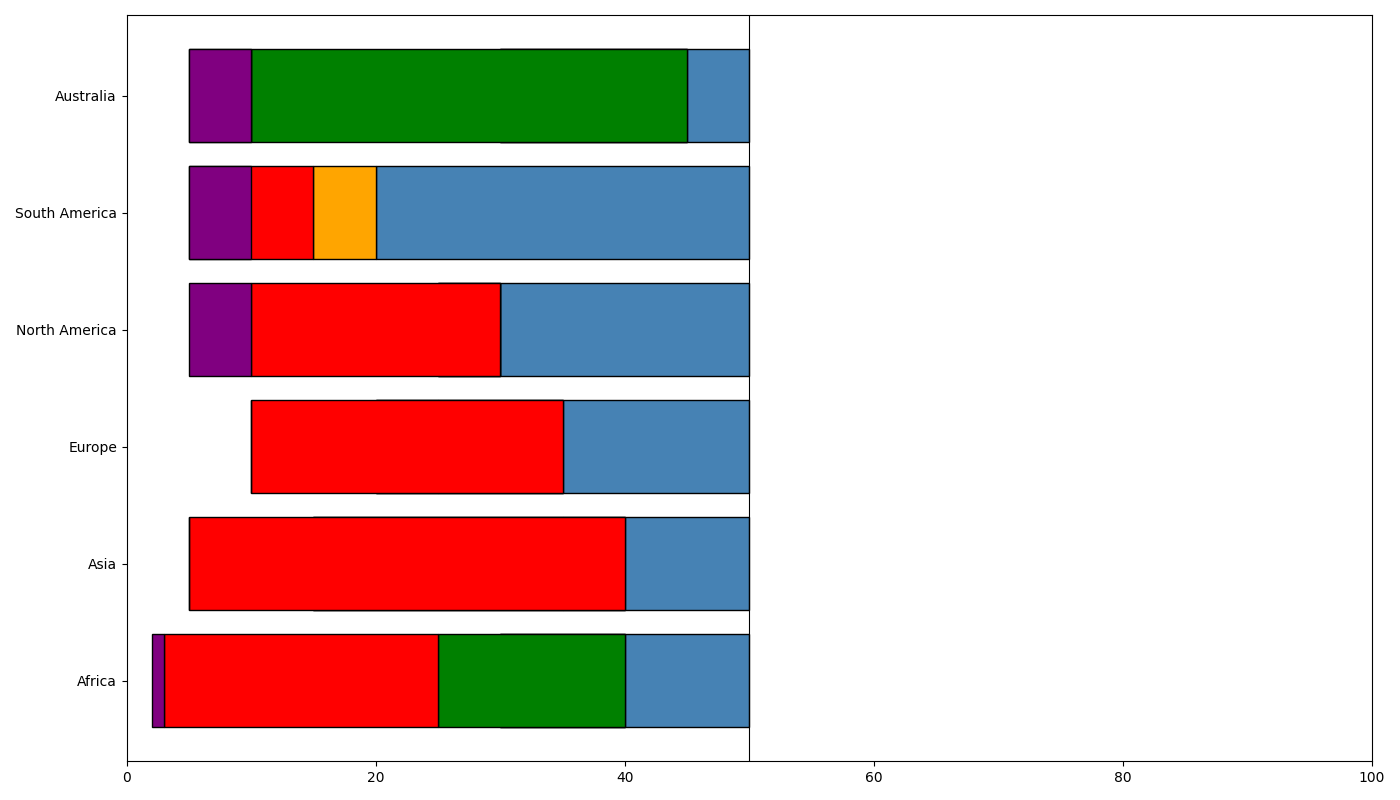

Write Python code to recreate this figure.
import matplotlib.pyplot as plt
import numpy as np

continents = ['Africa', 'Asia', 'Europe', 'North America', 'South America', 'Australia']
renewable_sources = ['Solar', 'Wind', 'Hydroelectric', 'Geothermal', 'Biomass']

renewable_data = np.array([
    [30, 40, 25, 3, 2],
    [15, 35, 40, 5, 5],
    [25, 20, 35, 10, 10],
    [30, 25, 30, 10, 5],
    [20, 15, 50, 5, 10],
    [30, 45, 10, 5, 10]
])

colors = ['steelblue', 'orange', 'green', 'red', 'purple']

fig, ax = plt.subplots(figsize=(14, 8))

center_value = 50  # Central value for the diverging bars
for i, (continent, data) in enumerate(zip(continents, renewable_data)):
    left = center_value
    # Plot positive deviations
    for j, percent in enumerate(data):
        if percent > center_value:
            ax.barh(continent, percent - left, color=colors[j], edgecolor='black', left=left)
            left = percent
    left = center_value
    # Plot negative deviations
    for j, percent in enumerate(data):
        if percent < center_value:
            ax.barh(continent, -left + percent, color=colors[j], edgecolor='black', left=left)
            left = percent

ax.axvline(center_value, color='black', linewidth=0.8)  # Add central axis line
ax.set_xlim(0, 100)

plt.tight_layout()
plt.show()
